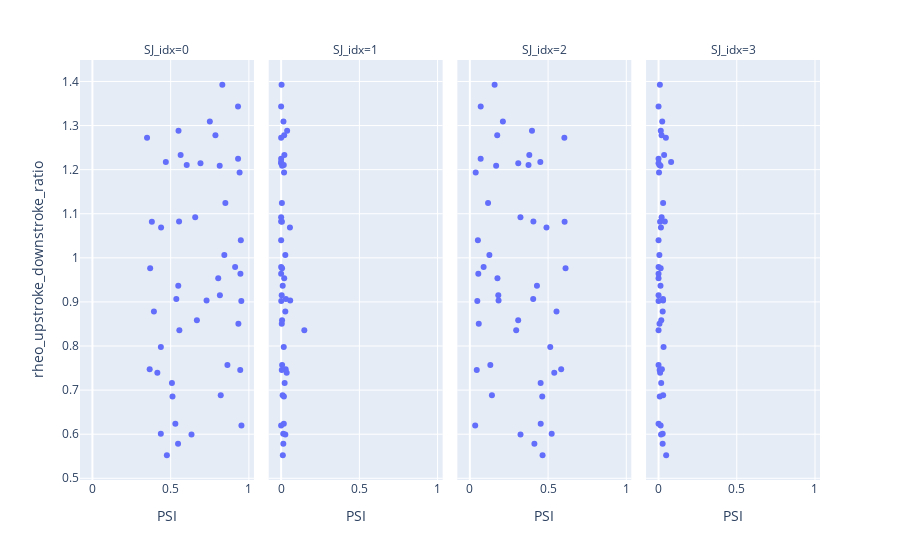

The cell this chart's notebook holds for it:
### Code cell
adata.plot_SJ_prop_sc_ttype(intron_group, ephys_prop)

### Figure 1 — Plotly figure (JSON) as saved in the notebook; plotly's stock layout.template omitted (floating-point values rounded to 4 significant figures)
{"data": [{"hovertemplate": "<b>%{hovertext}</b><br><br>SJ_idx=0<br>PSI=%{x}<br>rheo_upstroke_downstroke_ratio=%{y}<extra></extra>", "hovertext": ["Sst Calb2 Pdlim5", "Sst Esm1", "Sst Calb2 Necab1", "Sst Hpse Cbln4", "Sst Tac2 Myh4", "Pvalb Tpbg", "Vip Crispld2 Kcne4", "Vip Pygm C1ql1", "Vip Lmo1 Myl1", "Pvalb Vipr2", "Vip Rspo4 Rxfp1 Chat", "Pvalb Reln Itm2a", "Sst Chodl", "Pvalb Akr1c18 Ntf3", "Pvalb Gabrg1", "Pvalb Sema3e Kank4", "Sst Tac1 Htr1d", "Sst Crhr2 Efemp1", "Sst Tac1 Tacr3", "Sst Rxfp1 Prdm8", "Sst Crh 4930553C11Rik ", "Sst Tac2 Tacstd2", "Pvalb Reln Tac1", "Pvalb Th Sst", "Sst Nts", "Sst Hpse Sema3c", "Sst Rxfp1 Eya1", "Sst Mme Fam114a1", "Sst Myh8 Etv1 ", "Lamp5 Lsp1", "Lamp5 Plch2 Dock5", "Lamp5 Ntn1 Npy2r", "Sncg Vip Itih5", "Vip Lect1 Oxtr", "Sst Nr2f2 Necab1", "Sncg Vip Nptx2", "Vip Crispld2 Htr2c", "Vip Ptprt Pkp2", "Pvalb Gpr149 Islr", "Sncg Gpr50", "Lamp5 Fam19a1 Tmem182", "Vip Col15a1 Pde1a", "Serpinf1 Aqp5 Vip", "Pvalb Calb1 Sst", "Vip Chat Htr1f", "Vip Lmo1 Fam159b", "Vip Arhgap36 Hmcn1"], "legendgroup": "", "marker": {"color": "#636efa", "symbol": "circle"}, "mode": "markers", "name": "", "orientation": "v", "showlegend": false, "type": "scatter", "x": [0.8134, 0.8302, 0.7861, 0.7504, 0.4371, 0.5118, 0.8201, 0.6332, 0.5472, 0.5299, 0.4757, 0.508, 0.9525, 0.3659, 0.5502, 0.3797, 0.6026, 0.8495, 0.6676, 0.5363, 0.5536, 0.4373, 0.3929, 0.3689, 0.7295, 0.8431, 0.4149, 0.5486, 0.8147, 0.9516, 0.9446, 0.9329, 0.8628, 0.5556, 0.8039, 0.912, 0.9309, 0.5637, 0.349, 0.6569, 0.9459, 0.9485, 0.9306, 0.4388, 0.9406, 0.6905, 0.4691], "xaxis": "x", "y": [1.209, 1.393, 1.278, 1.309, 0.6007, 0.6853, 0.6881, 0.599, 0.5785, 0.6234, 0.5522, 0.7159, 0.6195, 0.7474, 1.288, 1.082, 1.21, 1.124, 0.8586, 0.9065, 1.082, 0.7979, 0.878, 0.9762, 0.9029, 1.006, 0.7394, 0.9369, 0.9153, 0.9022, 0.7457, 0.8506, 0.7567, 0.836, 0.9535, 0.9791, 1.225, 1.233, 1.272, 1.092, 0.9638, 1.04, 1.343, 1.069, 1.194, 1.215, 1.217], "yaxis": "y"}, {"hovertemplate": "<b>%{hovertext}</b><br><br>SJ_idx=1<br>PSI=%{x}<br>rheo_upstroke_downstroke_ratio=%{y}<extra></extra>", "hovertext": ["Sst Calb2 Pdlim5", "Sst Esm1", "Sst Calb2 Necab1", "Sst Hpse Cbln4", "Sst Tac2 Myh4", "Pvalb Tpbg", "Vip Crispld2 Kcne4", "Vip Pygm C1ql1", "Vip Lmo1 Myl1", "Pvalb Vipr2", "Vip Rspo4 Rxfp1 Chat", "Pvalb Reln Itm2a", "Sst Chodl", "Pvalb Akr1c18 Ntf3", "Pvalb Gabrg1", "Pvalb Sema3e Kank4", "Sst Tac1 Htr1d", "Sst Crhr2 Efemp1", "Sst Tac1 Tacr3", "Sst Rxfp1 Prdm8", "Sst Crh 4930553C11Rik ", "Sst Tac2 Tacstd2", "Pvalb Reln Tac1", "Pvalb Th Sst", "Sst Nts", "Sst Hpse Sema3c", "Sst Rxfp1 Eya1", "Sst Mme Fam114a1", "Sst Myh8 Etv1 ", "Lamp5 Lsp1", "Lamp5 Plch2 Dock5", "Lamp5 Ntn1 Npy2r", "Sncg Vip Itih5", "Vip Lect1 Oxtr", "Sst Nr2f2 Necab1", "Sncg Vip Nptx2", "Vip Crispld2 Htr2c", "Vip Ptprt Pkp2", "Pvalb Gpr149 Islr", "Sncg Gpr50", "Lamp5 Fam19a1 Tmem182", "Vip Col15a1 Pde1a", "Serpinf1 Aqp5 Vip", "Pvalb Calb1 Sst", "Vip Chat Htr1f", "Vip Lmo1 Fam159b", "Vip Arhgap36 Hmcn1"], "legendgroup": "", "marker": {"color": "#636efa", "symbol": "circle"}, "mode": "markers", "name": "", "orientation": "v", "showlegend": false, "type": "scatter", "x": [0.006168, 0.002853, 0.01944, 0.01487, 0.01325, 0.01767, 0.00947, 0.02677, 0.01399, 0.01709, 0.01081, 0.02239, 0, 0.02896, 0.03828, 0.004869, 0.01679, 0.004854, 0.005831, 0.03039, 0, 0.01671, 0.02655, 0.005825, 0.05797, 0.0266, 0.03531, 0.009975, 0.003497, 0.0006817, 0.004028, 0.004065, 0.006237, 0.1481, 0.01961, 0, 0, 0.02067, 0, 0, 0, 0, 0, 0.05612, 0.01875, 0, 0], "xaxis": "x2", "y": [1.209, 1.393, 1.278, 1.309, 0.6007, 0.6853, 0.6881, 0.599, 0.5785, 0.6234, 0.5522, 0.7159, 0.6195, 0.7474, 1.288, 1.082, 1.21, 1.124, 0.8586, 0.9065, 1.082, 0.7979, 0.878, 0.9762, 0.9029, 1.006, 0.7394, 0.9369, 0.9153, 0.9022, 0.7457, 0.8506, 0.7567, 0.836, 0.9535, 0.9791, 1.225, 1.233, 1.272, 1.092, 0.9638, 1.04, 1.343, 1.069, 1.194, 1.215, 1.217], "yaxis": "y2"}, {"hovertemplate": "<b>%{hovertext}</b><br><br>SJ_idx=2<br>PSI=%{x}<br>rheo_upstroke_downstroke_ratio=%{y}<extra></extra>", "hovertext": ["Sst Calb2 Pdlim5", "Sst Esm1", "Sst Calb2 Necab1", "Sst Hpse Cbln4", "Sst Tac2 Myh4", "Pvalb Tpbg", "Vip Crispld2 Kcne4", "Vip Pygm C1ql1", "Vip Lmo1 Myl1", "Pvalb Vipr2", "Vip Rspo4 Rxfp1 Chat", "Pvalb Reln Itm2a", "Sst Chodl", "Pvalb Akr1c18 Ntf3", "Pvalb Gabrg1", "Pvalb Sema3e Kank4", "Sst Tac1 Htr1d", "Sst Crhr2 Efemp1", "Sst Tac1 Tacr3", "Sst Rxfp1 Prdm8", "Sst Crh 4930553C11Rik ", "Sst Tac2 Tacstd2", "Pvalb Reln Tac1", "Pvalb Th Sst", "Sst Nts", "Sst Hpse Sema3c", "Sst Rxfp1 Eya1", "Sst Mme Fam114a1", "Sst Myh8 Etv1 ", "Lamp5 Lsp1", "Lamp5 Plch2 Dock5", "Lamp5 Ntn1 Npy2r", "Sncg Vip Itih5", "Vip Lect1 Oxtr", "Sst Nr2f2 Necab1", "Sncg Vip Nptx2", "Vip Crispld2 Htr2c", "Vip Ptprt Pkp2", "Pvalb Gpr149 Islr", "Sncg Gpr50", "Lamp5 Fam19a1 Tmem182", "Vip Col15a1 Pde1a", "Serpinf1 Aqp5 Vip", "Pvalb Calb1 Sst", "Vip Chat Htr1f", "Vip Lmo1 Fam159b", "Vip Arhgap36 Hmcn1"], "legendgroup": "", "marker": {"color": "#636efa", "symbol": "circle"}, "mode": "markers", "name": "", "orientation": "v", "showlegend": false, "type": "scatter", "x": [0.1681, 0.1583, 0.175, 0.2113, 0.5232, 0.4629, 0.1411, 0.324, 0.4126, 0.453, 0.4649, 0.4525, 0.03422, 0.5838, 0.3971, 0.6056, 0.375, 0.1165, 0.309, 0.4049, 0.4062, 0.5139, 0.554, 0.6117, 0.1836, 0.125, 0.5397, 0.4289, 0.1818, 0.04772, 0.04431, 0.05691, 0.131, 0.2963, 0.1765, 0.088, 0.06915, 0.38, 0.6042, 0.3235, 0.05405, 0.05147, 0.06944, 0.4898, 0.0375, 0.3095, 0.4506], "xaxis": "x3", "y": [1.209, 1.393, 1.278, 1.309, 0.6007, 0.6853, 0.6881, 0.599, 0.5785, 0.6234, 0.5522, 0.7159, 0.6195, 0.7474, 1.288, 1.082, 1.21, 1.124, 0.8586, 0.9065, 1.082, 0.7979, 0.878, 0.9762, 0.9029, 1.006, 0.7394, 0.9369, 0.9153, 0.9022, 0.7457, 0.8506, 0.7567, 0.836, 0.9535, 0.9791, 1.225, 1.233, 1.272, 1.092, 0.9638, 1.04, 1.343, 1.069, 1.194, 1.215, 1.217], "yaxis": "y3"}, {"hovertemplate": "<b>%{hovertext}</b><br><br>SJ_idx=3<br>PSI=%{x}<br>rheo_upstroke_downstroke_ratio=%{y}<extra></extra>", "hovertext": ["Sst Calb2 Pdlim5", "Sst Esm1", "Sst Calb2 Necab1", "Sst Hpse Cbln4", "Sst Tac2 Myh4", "Pvalb Tpbg", "Vip Crispld2 Kcne4", "Vip Pygm C1ql1", "Vip Lmo1 Myl1", "Pvalb Vipr2", "Vip Rspo4 Rxfp1 Chat", "Pvalb Reln Itm2a", "Sst Chodl", "Pvalb Akr1c18 Ntf3", "Pvalb Gabrg1", "Pvalb Sema3e Kank4", "Sst Tac1 Htr1d", "Sst Crhr2 Efemp1", "Sst Tac1 Tacr3", "Sst Rxfp1 Prdm8", "Sst Crh 4930553C11Rik ", "Sst Tac2 Tacstd2", "Pvalb Reln Tac1", "Pvalb Th Sst", "Sst Nts", "Sst Hpse Sema3c", "Sst Rxfp1 Eya1", "Sst Mme Fam114a1", "Sst Myh8 Etv1 ", "Lamp5 Lsp1", "Lamp5 Plch2 Dock5", "Lamp5 Ntn1 Npy2r", "Sncg Vip Itih5", "Vip Lect1 Oxtr", "Sst Nr2f2 Necab1", "Sncg Vip Nptx2", "Vip Crispld2 Htr2c", "Vip Ptprt Pkp2", "Pvalb Gpr149 Islr", "Sncg Gpr50", "Lamp5 Fam19a1 Tmem182", "Vip Col15a1 Pde1a", "Serpinf1 Aqp5 Vip", "Pvalb Calb1 Sst", "Vip Chat Htr1f", "Vip Lmo1 Fam159b", "Vip Arhgap36 Hmcn1"], "legendgroup": "", "marker": {"color": "#636efa", "symbol": "circle"}, "mode": "markers", "name": "", "orientation": "v", "showlegend": false, "type": "scatter", "x": [0.01234, 0.008559, 0.01944, 0.02347, 0.02649, 0.007656, 0.02936, 0.01606, 0.02622, 0, 0.04865, 0.01703, 0.01331, 0.02134, 0.01435, 0.009737, 0.005597, 0.02913, 0.01749, 0.02843, 0.04018, 0.03203, 0.02655, 0.01359, 0.02899, 0.005319, 0.01009, 0.01247, 0, 0, 0.007049, 0.006098, 0, 0, 0, 0, 0, 0.03559, 0.04688, 0.01961, 0, 0, 0, 0.01531, 0.003125, 0, 0.08025], "xaxis": "x4", "y": [1.209, 1.393, 1.278, 1.309, 0.6007, 0.6853, 0.6881, 0.599, 0.5785, 0.6234, 0.5522, 0.7159, 0.6195, 0.7474, 1.288, 1.082, 1.21, 1.124, 0.8586, 0.9065, 1.082, 0.7979, 0.878, 0.9762, 0.9029, 1.006, 0.7394, 0.9369, 0.9153, 0.9022, 0.7457, 0.8506, 0.7567, 0.836, 0.9535, 0.9791, 1.225, 1.233, 1.272, 1.092, 0.9638, 1.04, 1.343, 1.069, 1.194, 1.215, 1.217], "yaxis": "y4"}], "layout": {"annotations": [{"font": {}, "showarrow": false, "text": "SJ_idx=0", "x": 0.1175, "xanchor": "center", "xref": "paper", "y": 1, "yanchor": "bottom", "yref": "paper"}, {"font": {}, "showarrow": false, "text": "SJ_idx=1", "x": 0.3725, "xanchor": "center", "xref": "paper", "y": 1, "yanchor": "bottom", "yref": "paper"}, {"font": {}, "showarrow": false, "text": "SJ_idx=2", "x": 0.6275, "xanchor": "center", "xref": "paper", "y": 1, "yanchor": "bottom", "yref": "paper"}, {"font": {}, "showarrow": false, "text": "SJ_idx=3", "x": 0.8825, "xanchor": "center", "xref": "paper", "y": 1, "yanchor": "bottom", "yref": "paper"}], "legend": {"tracegroupgap": 0}, "margin": {"t": 60}, "xaxis": {"anchor": "y", "domain": [0, 0.235], "title": {"text": "PSI"}}, "xaxis2": {"anchor": "y2", "domain": [0.255, 0.49], "matches": "x", "title": {"text": "PSI"}}, "xaxis3": {"anchor": "y3", "domain": [0.51, 0.745], "matches": "x", "title": {"text": "PSI"}}, "xaxis4": {"anchor": "y4", "domain": [0.765, 1.0], "matches": "x", "title": {"text": "PSI"}}, "yaxis": {"anchor": "x", "domain": [0, 1], "title": {"text": "rheo_upstroke_downstroke_ratio"}}, "yaxis2": {"anchor": "x2", "domain": [0, 1], "matches": "y", "showticklabels": false}, "yaxis3": {"anchor": "x3", "domain": [0, 1], "matches": "y", "showticklabels": false}, "yaxis4": {"anchor": "x4", "domain": [0, 1], "matches": "y", "showticklabels": false}}}
